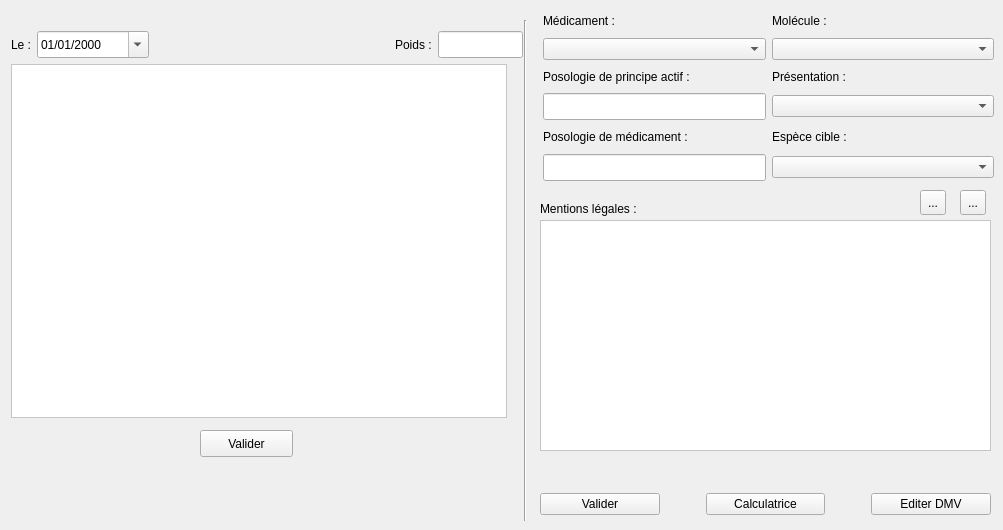
        <widget class="QWidget" name="tab_ordonnances">
         <attribute name="title">
          <string>Ordonnances</string>
         </attribute>
         <widget class="QTextBrowser" name="textBrowser_medicament">
          <property name="geometry">
           <rect>
            <x>540</x>
            <y>220</y>
            <width>451</width>
            <height>231</height>
           </rect>
          </property>
          <property name="styleSheet">
           <string notr="true">background-color: rgb(255, 255, 255);</string>
          </property>
         </widget>
         <widget class="QLabel" name="label_RCP">
          <property name="geometry">
           <rect>
            <x>540</x>
            <y>200</y>
            <width>131</width>
            <height>17</height>
           </rect>
          </property>
          <property name="text">
           <string>Mentions légales :</string>
          </property>
          <property name="buddy">
           <cstring>textBrowser_medicament</cstring>
          </property>
         </widget>
         <widget class="Line" name="line_3">
          <property name="geometry">
           <rect>
            <x>515</x>
            <y>20</y>
            <width>20</width>
            <height>501</height>
           </rect>
          </property>
          <property name="orientation">
           <enum>Qt::Vertical</enum>
          </property>
         </widget>
         <widget class="QToolButton" name="toolButton">
          <property name="geometry">
           <rect>
            <x>960</x>
            <y>190</y>
            <width>26</width>
            <height>25</height>
           </rect>
          </property>
          <property name="toolTip">
           <string>Texte complet</string>
          </property>
          <property name="text">
           <string>...</string>
          </property>
          <property name="icon">
           <iconset resource="resources.qrc">
            <normaloff>:/newPrefix/images/doc_all.png</normaloff>:/newPrefix/images/doc_all.png</iconset>
          </property>
          <property name="iconSize">
           <size>
            <width>20</width>
            <height>20</height>
           </size>
          </property>
         </widget>
         <widget class="QToolButton" name="toolButton_2">
          <property name="geometry">
           <rect>
            <x>920</x>
            <y>190</y>
            <width>26</width>
            <height>25</height>
           </rect>
          </property>
          <property name="toolTip">
           <string>Résumé</string>
          </property>
          <property name="text">
           <string>...</string>
          </property>
          <property name="icon">
           <iconset resource="resources.qrc">
            <normaloff>:/newPrefix/images/doc_abst.png</normaloff>:/newPrefix/images/doc_abst.png</iconset>
          </property>
          <property name="iconSize">
           <size>
            <width>32</width>
            <height>32</height>
           </size>
          </property>
         </widget>
         <widget class="QWidget" name="layoutWidget">
          <property name="geometry">
           <rect>
            <x>543</x>
            <y>10</y>
            <width>451</width>
            <height>171</height>
           </rect>
          </property>
          <layout class="QGridLayout" name="gridLayout">
           <item row="0" column="0">
            <widget class="QLabel" name="label_medicament">
             <property name="text">
              <string>Médicament :</string>
             </property>
             <property name="buddy">
              <cstring>comboBox_medicament</cstring>
             </property>
            </widget>
           </item>
           <item row="0" column="1">
            <widget class="QLabel" name="label_molecule">
             <property name="text">
              <string>Molécule :</string>
             </property>
             <property name="buddy">
              <cstring>comboBox_molecule</cstring>
             </property>
            </widget>
           </item>
           <item row="1" column="0">
            <widget class="QComboBox" name="comboBox_medicament">
             <property name="sizePolicy">
              <sizepolicy hsizetype="Minimum" vsizetype="Fixed">
               <horstretch>0</horstretch>
               <verstretch>0</verstretch>
              </sizepolicy>
             </property>
            </widget>
           </item>
           <item row="1" column="1">
            <widget class="QComboBox" name="comboBox_molecule">
             <property name="sizePolicy">
              <sizepolicy hsizetype="Preferred" vsizetype="Fixed">
               <horstretch>0</horstretch>
               <verstretch>0</verstretch>
              </sizepolicy>
             </property>
             <property name="baseSize">
              <size>
               <width>0</width>
               <height>0</height>
              </size>
             </property>
            </widget>
           </item>
           <item row="2" column="0">
            <widget class="QLabel" name="label_posomol">
             <property name="text">
              <string>Posologie de principe actif :</string>
             </property>
             <property name="buddy">
              <cstring>lineEdit_posomol</cstring>
             </property>
            </widget>
           </item>
           <item row="2" column="1">
            <widget class="QLabel" name="label_presentation">
             <property name="text">
              <string>Présentation :</string>
             </property>
             <property name="buddy">
              <cstring>comboBox_presentation</cstring>
             </property>
            </widget>
           </item>
           <item row="3" column="0">
            <widget class="QLineEdit" name="lineEdit_posomol">
             <property name="sizePolicy">
              <sizepolicy hsizetype="Minimum" vsizetype="Fixed">
               <horstretch>0</horstretch>
               <verstretch>0</verstretch>
              </sizepolicy>
             </property>
             <property name="minimumSize">
              <size>
               <width>0</width>
               <height>27</height>
              </size>
             </property>
            </widget>
           </item>
           <item row="3" column="1">
            <widget class="QComboBox" name="comboBox_presentation"/>
           </item>
           <item row="4" column="0">
            <widget class="QLabel" name="label_posomed">
             <property name="text">
              <string>Posologie de médicament :</string>
             </property>
             <property name="buddy">
              <cstring>lineEdit_posomed</cstring>
             </property>
            </widget>
           </item>
           <item row="4" column="1">
            <widget class="QLabel" name="label_especeCible">
             <property name="text">
              <string>Espèce cible :</string>
             </property>
             <property name="buddy">
              <cstring>comboBox_especeCible</cstring>
             </property>
            </widget>
           </item>
           <item row="5" column="0">
            <widget class="QLineEdit" name="lineEdit_posomed">
             <property name="sizePolicy">
              <sizepolicy hsizetype="Minimum" vsizetype="Fixed">
               <horstretch>0</horstretch>
               <verstretch>0</verstretch>
              </sizepolicy>
             </property>
             <property name="minimumSize">
              <size>
               <width>0</width>
               <height>27</height>
              </size>
             </property>
            </widget>
           </item>
           <item row="5" column="1">
            <widget class="QComboBox" name="comboBox_especeCible"/>
           </item>
          </layout>
         </widget>
         <widget class="QWidget" name="layoutWidget">
          <property name="geometry">
           <rect>
            <x>540</x>
            <y>490</y>
            <width>451</width>
            <height>29</height>
           </rect>
          </property>
          <layout class="QHBoxLayout" name="horizontalLayout_4">
           <item>
            <widget class="QPushButton" name="pushButton_validOrdonnance">
             <property name="text">
              <string>Valider</string>
             </property>
            </widget>
           </item>
           <item>
            <spacer name="horizontalSpacer_3">
             <property name="orientation">
              <enum>Qt::Horizontal</enum>
             </property>
             <property name="sizeType">
              <enum>QSizePolicy::Maximum</enum>
             </property>
             <property name="sizeHint" stdset="0">
              <size>
               <width>40</width>
               <height>20</height>
              </size>
             </property>
            </spacer>
           </item>
           <item>
            <widget class="QPushButton" name="pushButton_CalculPoso">
             <property name="text">
              <string>Calculatrice</string>
             </property>
            </widget>
           </item>
           <item>
            <spacer name="horizontalSpacer_4">
             <property name="orientation">
              <enum>Qt::Horizontal</enum>
             </property>
             <property name="sizeType">
              <enum>QSizePolicy::Maximum</enum>
             </property>
             <property name="sizeHint" stdset="0">
              <size>
               <width>40</width>
               <height>20</height>
              </size>
             </property>
            </spacer>
           </item>
           <item>
            <widget class="QPushButton" name="pushButton_DMV">
             <property name="text">
              <string>Editer DMV</string>
             </property>
            </widget>
           </item>
          </layout>
         </widget>
         <widget class="QWidget" name="layoutWidget">
          <property name="geometry">
           <rect>
            <x>11</x>
            <y>31</y>
            <width>512</width>
            <height>387</height>
           </rect>
          </property>
          <layout class="QVBoxLayout" name="verticalLayout_4">
           <item>
            <layout class="QHBoxLayout" name="horizontalLayout_3">
             <property name="sizeConstraint">
              <enum>QLayout::SetDefaultConstraint</enum>
             </property>
             <item>
              <widget class="QLabel" name="label_10">
               <property name="text">
                <string>Le :</string>
               </property>
               <property name="alignment">
                <set>Qt::AlignRight|Qt::AlignTrailing|Qt::AlignVCenter</set>
               </property>
               <property name="buddy">
                <cstring>dateEdit_ordonance</cstring>
               </property>
              </widget>
             </item>
             <item>
              <widget class="QDateEdit" name="dateEdit_ordonance">
               <property name="sizePolicy">
                <sizepolicy hsizetype="Fixed" vsizetype="Fixed">
                 <horstretch>0</horstretch>
                 <verstretch>0</verstretch>
                </sizepolicy>
               </property>
               <property name="minimumSize">
                <size>
                 <width>112</width>
                 <height>27</height>
                </size>
               </property>
               <property name="baseSize">
                <size>
                 <width>0</width>
                 <height>0</height>
                </size>
               </property>
               <property name="displayFormat">
                <string>dd/MM/yyyy</string>
               </property>
               <property name="calendarPopup">
                <bool>true</bool>
               </property>
              </widget>
             </item>
             <item>
              <spacer name="horizontalSpacer_2">
               <property name="orientation">
                <enum>Qt::Horizontal</enum>
               </property>
               <property name="sizeType">
                <enum>QSizePolicy::Fixed</enum>
               </property>
               <property name="sizeHint" stdset="0">
                <size>
                 <width>240</width>
                 <height>20</height>
                </size>
               </property>
              </spacer>
             </item>
             <item>
              <widget class="QLabel" name="label_11">
               <property name="text">
                <string>Poids :</string>
               </property>
               <property name="buddy">
                <cstring>lineEdit_poids</cstring>
               </property>
              </widget>
             </item>
             <item>
              <widget class="QLineEdit" name="lineEdit_poids">
               <property name="sizePolicy">
                <sizepolicy hsizetype="Fixed" vsizetype="Fixed">
                 <horstretch>15</horstretch>
                 <verstretch>0</verstretch>
                </sizepolicy>
               </property>
               <property name="minimumSize">
                <size>
                 <width>66</width>
                 <height>27</height>
                </size>
               </property>
              </widget>
             </item>
            </layout>
           </item>
           <item>
            <widget class="QTextEdit" name="textEdit">
             <property name="sizePolicy">
              <sizepolicy hsizetype="Preferred" vsizetype="Fixed">
               <horstretch>0</horstretch>
               <verstretch>0</verstretch>
              </sizepolicy>
             </property>
             <property name="minimumSize">
              <size>
               <width>491</width>
               <height>350</height>
              </size>
             </property>
             <property name="maximumSize">
              <size>
               <width>496</width>
               <height>391</height>
              </size>
             </property>
             <property name="styleSheet">
              <string notr="true">background-color: rgb(255, 255, 255);</string>
             </property>
            </widget>
           </item>
          </layout>
         </widget>
         <widget class="QPushButton" name="pushButton_OrdonnanceValid">
          <property name="geometry">
           <rect>
            <x>200</x>
            <y>430</y>
            <width>93</width>
            <height>27</height>
           </rect>
          </property>
          <property name="text">
           <string>Valider</string>
          </property>
         </widget>
        </widget>
